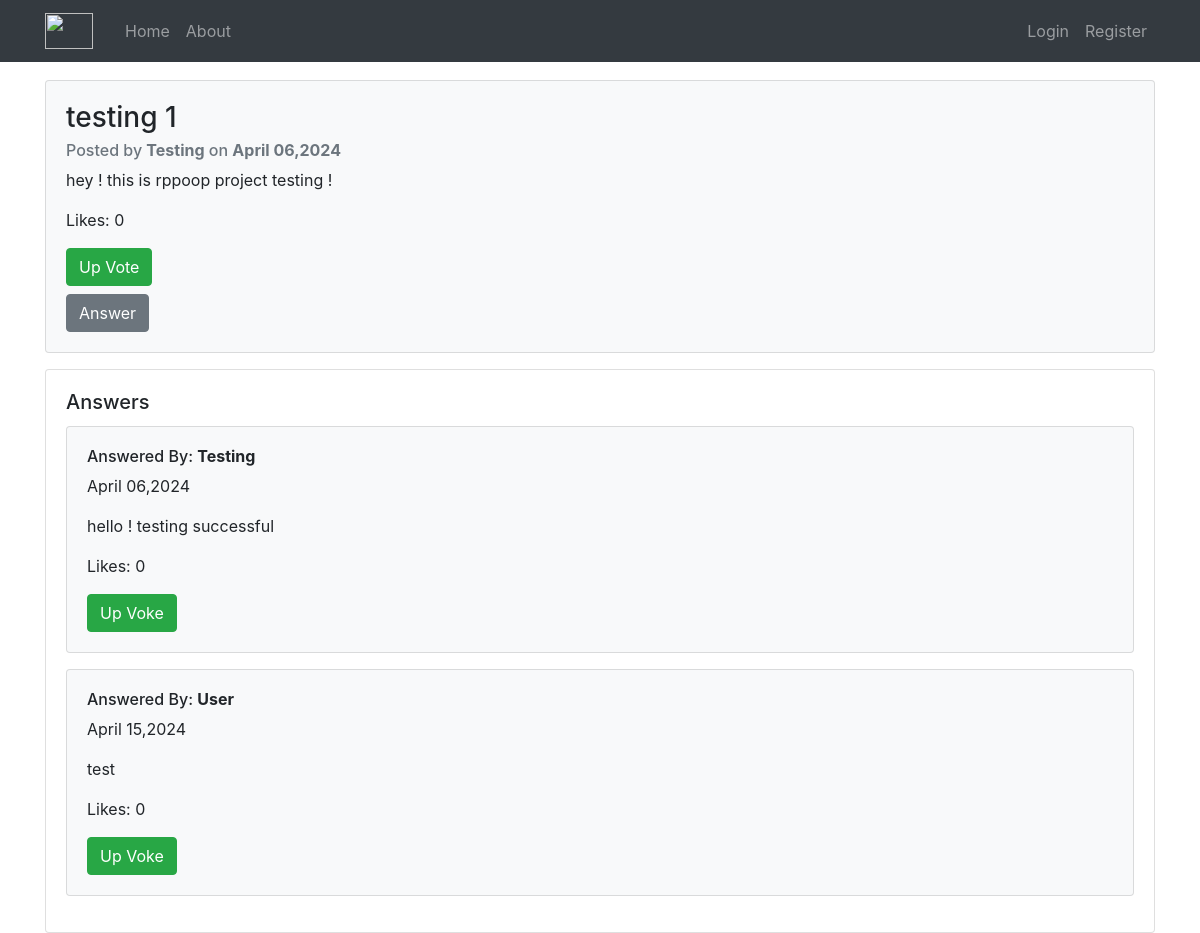
Page /question/10/ on the committed database.
### main/models.py (models this page shows, shortened)
class Question(models.Model):
    title = models.CharField(max_length=100)
    description = models.TextField()
    author = models.ForeignKey(User, related_name="questions", on_delete=models.CASCADE)
    asked_on = models.DateTimeField(auto_now_add=True)
    votes = models.ManyToManyField(User, related_name="questions_liked", blank=True)

class Answer(models.Model):
    question = models.ForeignKey(Question, on_delete=models.CASCADE)
    answer = models.TextField()
    answered_by = models.ForeignKey(
        User, related_name="answers", on_delete=models.CASCADE
    )
    answered_on = models.DateTimeField(auto_now_add=True)
    votes = models.ManyToManyField(User, related_name="answers_liked", blank=True)

### main/views.py (the view)
# urls.py: path("question/<int:id>/", question_detail, name="question"),
def question_detail(request, id):
    context = {}
    try:
        question = Question.objects.prefetch_related("answer_set").get(id=id)
        question.user_liked = question.votes.filter(id=request.user.id).exists()
        context["question"] = question
        answers = question.answer_set.all()
        for answer in answers:
            answer.user_liked = answer.votes.filter(id=request.user.id).exists()
        context["answers"] = answers
    except Question.DoesNotExist as e:
        messages.warning(request, "Sorry, The page you requested does not exist.")
        print(e.__str__())
        return redirect(to="/")
    return render(request, "main/question.html", context)

### main/templates/main/question.html (shortened to what this page needs)
{%extends "main/base.html"%}
{% load crispy_forms_tags %}
{% block content%}
<div class="card bg-light mt-2">
    <div class="card-body">
        <h3 class="card-title">{{question.title}}</h>
            <h6 class="card-subtitle mb-2 text-muted">Posted by
                <strong>{{ question.author.username|capfirst }}</strong> on
                <strong>{{ question.asked_on|date:"F d,Y" }}</strong>
            </h6>
            <p class="card-text">{{ question.description }}</p>
            <div>
                <p class="card-text">Likes: {{ question.votes.count }}</p>
                {% if question.user_liked %}
                <form action="{%url 'upvote-question' question.id %}">
                    {% csrf_token %}
                    <input type="hidden" name="redirect_to" value={{request.path}}>
                    <button type="submit" class="btn btn-danger">Down Vote</button>
                </form>
                {%else%}
                <form action="{%url 'upvote-question' question.id %}">
                    <button type="submit" class="btn btn-success">Up Vote</button>
                </form>
                {%endif%}
                <a href="{%url 'answer' question.id%}" class="btn btn-secondary mt-2">Answer</a>
            </div>
    </div>
</div>
<div class="card mt-3">
    <div class="card-body">
        <h5 class="card-title">Answers</h5>
        {%if answers%}
        {% for ans in answers %}
        <div class="card bg-light mb-3">
            <div class="card-body">
                <h6 class="mt-0">Answered By: <strong> {{ ans.answered_by.username|capfirst }} </strong></h6>
                <p>{{ans.answered_on|date:"F d,Y"}}</p>
                <p>{{ans.answer}}</p>
                <p class="card-text">Likes: {{ ans.votes.count }}</p>
                {% if ans.user_liked %}
                <form action="{%url 'upvote-answer' ans.id %}">
                    <input type="hidden" name="redirect_to" value={{request.path}}>
                    <button type="submit" class="btn btn-danger">Down Voke</button>
                </form>
                {%else%}
                <form action="{%url 'upvote-answer' ans.id %}">
                    <button type="submit" class="btn btn-success">Up Voke</button>
                </form>
                {%endif%}
            </div>
        </div>
        {% endfor %}
        {%else%}
        <div>No Answers Yet</div>
        {%endif%}
    </div>
</div>
{%endblock content%}

### main/static/main/base.css (style rules this page uses)
a { text-decoration: none; color: inherit; }

### rows in the picture
Question: title "testing 1", author.username "Testing", asked_on "April 06,2024", description "hey ! this is rppoop project testing !", votes.count "0"
Answer: answered_by.username "Testing", answered_on "April 06,2024", answer "hello ! testing successful", votes.count "0"
Answer: answered_by.username "User", answered_on "April 15,2024", answer "test", votes.count "0"
